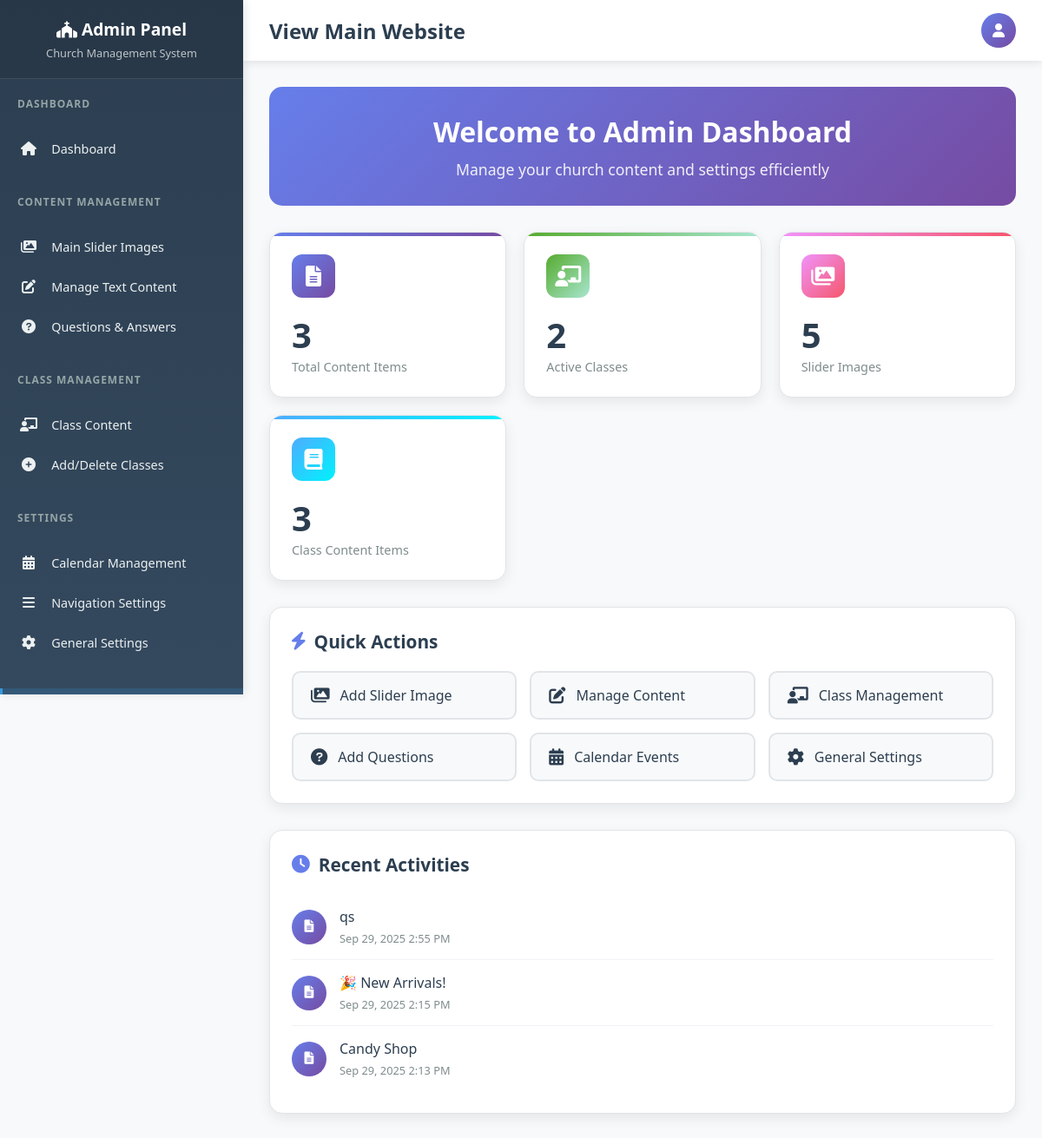
/manger/index.php (signed in), run on the app's committed database.
### tables this page shows
CREATE TABLE `content` (
  `id` int(11) NOT NULL,
  `client_id` int(11) NOT NULL,
  `pageID` int(11) NOT NULL,
  `title` text NOT NULL,
  `content` text NOT NULL,
  `img` varchar(500) NOT NULL,
  `link` varchar(200) NOT NULL,
  `linkText` varchar(500) NOT NULL,
  `created_at` timestamp NOT NULL DEFAULT current_timestamp(),
  `updated_at` timestamp NOT NULL DEFAULT current_timestamp() ON UPDATE current_timestamp()
);

### GetClient.php (called while the page is built, shortened)
<?php
require('connect.php');
$domain = $_SERVER['HTTP_HOST'];
$sql = "SELECT * FROM `clients` WHERE domin = ? LIMIT 1";
$stmt = $conn->prepare($sql);
$stmt->bind_param("s", $domain);
$stmt->execute();
$result = $stmt->get_result();
if ($row = $result->fetch_assoc()) {
    $clientID = $conn->real_escape_string($row['id']);
} else {
    echo "No client found for the domain: " . htmlspecialchars($domain);
    exit();
}
?>

### manger/index.php (the view, shortened to what this page needs)
<?php
include '../GetClient.php';
$stats = [];
$content_count = $conn->query("SELECT COUNT(*) as count FROM content WHERE client_id = $clientID")->fetch_assoc()['count'];
$stats['content'] = $content_count;
$class_count = $conn->query("SELECT COUNT(*) as count FROM class WHERE client_id = $clientID")->fetch_assoc()['count'];
$stats['classes'] = $class_count;
$slider_count = $conn->query("SELECT COUNT(*) as count FROM mainsilderimg WHERE client_id = $clientID")->fetch_assoc()['count'];
$stats['slider_images'] = $slider_count;
$class_content_count = $conn->query("SELECT COUNT(*) as count FROM classpage WHERE client_id = $clientID")->fetch_assoc()['count'];
$stats['class_content'] = $class_content_count;
$recent_content = $conn->query("SELECT title, created_at FROM content WHERE client_id = $clientID ORDER BY created_at DESC LIMIT 5");
$recent_activities = [];
while ($row = $recent_content->fetch_assoc()) {
    $recent_activities[] = $row;
}
?>
<!DOCTYPE html>
<html lang="en">
<head>
    <link href="https://cdnjs.cloudflare.com/ajax/libs/font-awesome/6.0.0/css/all.min.css" rel="stylesheet">
</head>
<body>
    <?php include('../manger/nav.php'); ?>
    <div class="dashboard-container">
        <div class="welcome-section">
            <h1 class="welcome-title">Welcome to Admin Dashboard</h1>
            <p class="welcome-subtitle">Manage your church content and settings efficiently</p>
        </div>
        <div class="stats-grid">
            <div class="stat-card primary">
                <div class="stat-header">
                    <div class="stat-icon primary">
                        <i class="fas fa-file-alt"></i>
                    </div>
                </div>
                <h3 class="stat-number"><?php echo $stats['content']; ?></h3>
                <p class="stat-label">Total Content Items</p>
            </div>
            <div class="stat-card success">
                <div class="stat-header">
                    <div class="stat-icon success">
                        <i class="fas fa-chalkboard-teacher"></i>
                    </div>
                </div>
                <h3 class="stat-number"><?php echo $stats['classes']; ?></h3>
                <p class="stat-label">Active Classes</p>
            </div>
            <div class="stat-card warning">
                <div class="stat-header">
                    <div class="stat-icon warning">
                        <i class="fas fa-images"></i>
                    </div>
                </div>
                <h3 class="stat-number"><?php echo $stats['slider_images']; ?></h3>
                <p class="stat-label">Slider Images</p>
            </div>
            <div class="stat-card info">
                <div class="stat-header">
                    <div class="stat-icon info">
                        <i class="fas fa-book"></i>
                    </div>
                </div>
                <h3 class="stat-number"><?php echo $stats['class_content']; ?></h3>
                <p class="stat-label">Class Content Items</p>
            </div>
        </div>
        <div class="quick-actions">
            <h2 class="section-title">
                <i class="fas fa-bolt"></i>
                Quick Actions
            </h2>
            <div class="actions-grid">
                <a href="AddToMainImgSilder.php" class="action-btn">
                    <i class="fas fa-images"></i>
                    <span>Add Slider Image</span>
                </a>
                <a href="mangeText.php" class="action-btn">
                    <i class="fas fa-edit"></i>
                    <span>Manage Content</span>
                </a>
                <a href="classMange.php" class="action-btn">
                    <i class="fas fa-chalkboard-teacher"></i>
                    <span>Class Management</span>
                </a>
                <a href="AddToQuestions.php" class="action-btn">
                    <i class="fas fa-question-circle"></i>
                    <span>Add Questions</span>
                </a>
                <a href="calendarMange.php" class="action-btn">
                    <i class="fas fa-calendar-alt"></i>
                    <span>Calendar Events</span>
                </a>
                <a href="SetGeneral.php" class="action-btn">
                    <i class="fas fa-cog"></i>
                    <span>General Settings</span>
                </a>
            </div>
        </div>
        <div class="recent-activities">
            <h2 class="section-title">
                <i class="fas fa-clock"></i>
                Recent Activities
            </h2>
            <?php if (!empty($recent_activities)): ?>
                <?php foreach ($recent_activities as $activity): ?>
                    <div class="activity-item">
                        <div class="activity-icon">
                            <i class="fas fa-file-alt"></i>
                        </div>
                        <div class="activity-content">
                            <div class="activity-title"><?php echo htmlspecialchars($activity['title']); ?></div>
                            <div class="activity-time">
                                <?php
                                if (isset($activity['created_at'])) {
                                    echo date('M j, Y g:i A', strtotime($activity['created_at']));
                                } else {
                                    echo 'Recently added';
                                }
                                ?>
                            </div>
                        </div>
                    </div>
                <?php endforeach; ?>
            <?php endif; ?>
        </div>
    </div>
</body>
</html>

### manger/index.php (style rules this page uses)
.dashboard-container { max-width: 1200px; margin: 0 auto; }
.stats-grid { display: grid; grid-template-columns: repeat(auto-fit, minmax(250px, 1fr)); gap: 20px; margin-bottom: 30px; }
.stat-card { background: #fff; border-radius: 15px; padding: 25px; box-shadow: 0 5px 15px rgba(0, 0, 0, 0.08); border: 1px solid #e1e5e9; transition: all 0.3s ease; position: relative; overflow: hidden; }
.stat-card::before { content: ''; position: absolute; top: 0; left: 0; right: 0; height: 4px; background: linear-gradient(135deg, #667eea 0%, #764ba2 100%); }
.stat-card.primary::before { background: linear-gradient(135deg, #667eea 0%, #764ba2 100%); }
.stat-card.success::before { background: linear-gradient(135deg, #56ab2f 0%, #a8e6cf 100%); }
.stat-card.warning::before { background: linear-gradient(135deg, #f093fb 0%, #f5576c 100%); }
.stat-card.info::before { background: linear-gradient(135deg, #4facfe 0%, #00f2fe 100%); }
.stat-header { display: flex; align-items: center; justify-content: space-between; margin-bottom: 15px; }
.stat-icon { width: 50px; height: 50px; border-radius: 12px; display: flex; align-items: center; justify-content: center; font-size: 1.5rem; color: #fff; }
.stat-icon.primary { background: linear-gradient(135deg, #667eea 0%, #764ba2 100%); }
.stat-icon.success { background: linear-gradient(135deg, #56ab2f 0%, #a8e6cf 100%); }
.stat-icon.warning { background: linear-gradient(135deg, #f093fb 0%, #f5576c 100%); }
.stat-icon.info { background: linear-gradient(135deg, #4facfe 0%, #00f2fe 100%); }
.stat-number { font-size: 2.5rem; font-weight: 700; color: #2c3e50; margin: 0; }
.stat-label { color: #7f8c8d; font-size: 0.9rem; font-weight: 500; margin: 0; }
.quick-actions { background: #fff; border-radius: 15px; padding: 25px; box-shadow: 0 5px 15px rgba(0, 0, 0, 0.08); border: 1px solid #e1e5e9; margin-bottom: 30px; }
.section-title { font-size: 1.3rem; font-weight: 600; color: #2c3e50; margin-bottom: 20px; display: flex; align-items: center; gap: 10px; }
.section-title i { color: #667eea; }
.actions-grid { display: grid; grid-template-columns: repeat(auto-fit, minmax(200px, 1fr)); gap: 15px; }
.action-btn { display: flex; align-items: center; gap: 12px; padding: 15px 20px; background: #f8f9fa; border: 2px solid #e1e5e9; border-radius: 10px; text-decoration: none; color: #2c3e50; font-weight: 500; transition: all 0.3s ease; }
.action-btn i { font-size: 1.2rem; }
.recent-activities { background: #fff; border-radius: 15px; padding: 25px; box-shadow: 0 5px 15px rgba(0, 0, 0, 0.08); border: 1px solid #e1e5e9; }
.activity-item { display: flex; align-items: center; gap: 15px; padding: 15px 0; border-bottom: 1px solid #f1f2f6; }
.activity-item:last-child { border-bottom: none; }
.activity-icon { width: 40px; height: 40px; border-radius: 50%; background: linear-gradient(135deg, #667eea 0%, #764ba2 100%); display: flex; align-items: center; justify-content: center; color: #fff; font-size: 0.9rem; }
.activity-content { flex: 1; }
.activity-title { font-weight: 500; color: #2c3e50; margin-bottom: 5px; }
.activity-time { font-size: 0.8rem; color: #7f8c8d; }
.welcome-section { background: linear-gradient(135deg, #667eea 0%, #764ba2 100%); color: #fff; border-radius: 15px; padding: 30px; margin-bottom: 30px; text-align: center; }
.welcome-title { font-size: 2rem; font-weight: 700; margin-bottom: 10px; }
.welcome-subtitle { font-size: 1.1rem; opacity: 0.9; }

### manger/nav.php (style rules this page uses)
* { margin: 0; padding: 0; box-sizing: border-box; }
body { font-family: 'Segoe UI', Tahoma, Geneva, Verdana, sans-serif; background: #f8f9fa; margin: 0; padding: 0; }

### data on the page
content: title "qs", created_at "Sep 29, 2025 2:55 PM"
content: title "🎉 New Arrivals!", created_at "Sep 29, 2025 2:15 PM"
content: title "Candy Shop", created_at "Sep 29, 2025 2:13 PM"

### other printed values
$stats['content'] "3"
$stats['classes'] "2"
$stats['slider_images'] "5"
$stats['class_content'] "3"
